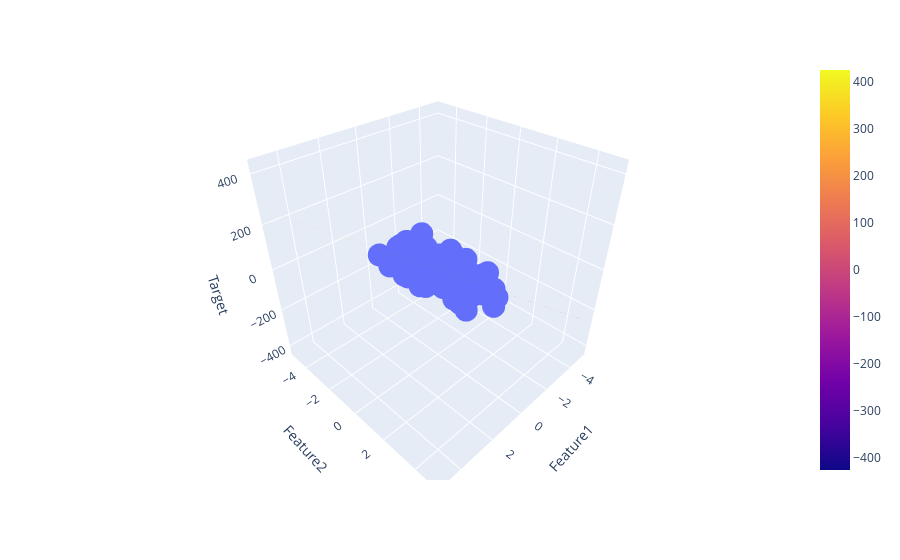

Notebook cell for this chart:
### Code cell
fig = px.scatter_3d(df,x='Feature1',y='Feature2',z='Target')

fig.add_trace(go.Surface(x=x, y=y, z=z))

fig.show()

### Figure 1 — Plotly figure (JSON) as saved in the notebook; plotly's stock layout.template omitted (floating-point values rounded to 4 significant figures; data arrays with more than 128 entries replaced by an {"elided": "..."} marker saying what was removed)
{"data": [{"hovertemplate": "Feature1=%{x}<br>Feature2=%{y}<br>Target=%{z}<extra></extra>", "legendgroup": "", "marker": {"color": "#636efa", "symbol": "circle"}, "mode": "markers", "name": "", "scene": "scene", "showlegend": false, "type": "scatter3d", "x": {"elided": "200 float values"}, "y": {"elided": "200 float values"}, "z": {"elided": "200 float values"}}, {"type": "surface", "x": [-5, -3.889, -2.778, -1.667, -0.5556, 0.5556, 1.667, 2.778, 3.889, 5], "y": [-5, -3.889, -2.778, -1.667, -0.5556, 0.5556, 1.667, 2.778, 3.889, 5], "z": [[-425.6, -350.2, -274.8, -199.4, -124.0, -48.57, 26.83, 102.2, 177.6, 253.0], [-406.5, -331.1, -255.7, -180.3, -104.9, -29.48, 45.92, 121.3, 196.7, 272.1], [-387.4, -312.0, -236.6, -161.2, -85.8, -10.4, 65.0, 140.4, 215.8, 291.2], [-368.3, -292.9, -217.5, -142.1, -66.71, 8.687, 84.08, 159.5, 234.9, 310.3], [-349.2, -273.8, -198.4, -123.0, -47.63, 27.77, 103.2, 178.6, 254.0, 329.4], [-330.1, -254.7, -179.3, -103.9, -28.54, 46.85, 122.3, 197.7, 273.0, 348.4], [-311.1, -235.7, -160.3, -84.86, -9.459, 65.94, 141.3, 216.7, 292.1, 367.5], [-292.0, -216.6, -141.2, -65.77, 9.625, 85.02, 160.4, 235.8, 311.2, 386.6], [-272.9, -197.5, -122.1, -46.69, 28.71, 104.1, 179.5, 254.9, 330.3, 405.7], [-253.8, -178.4, -103.0, -27.6, 47.79, 123.2, 198.6, 274.0, 349.4, 424.8]]}], "layout": {"legend": {"tracegroupgap": 0}, "margin": {"t": 60}, "scene": {"domain": {"x": [0, 1], "y": [0, 1]}, "xaxis": {"title": {"text": "Feature1"}}, "yaxis": {"title": {"text": "Feature2"}}, "zaxis": {"title": {"text": "Target"}}}}}
